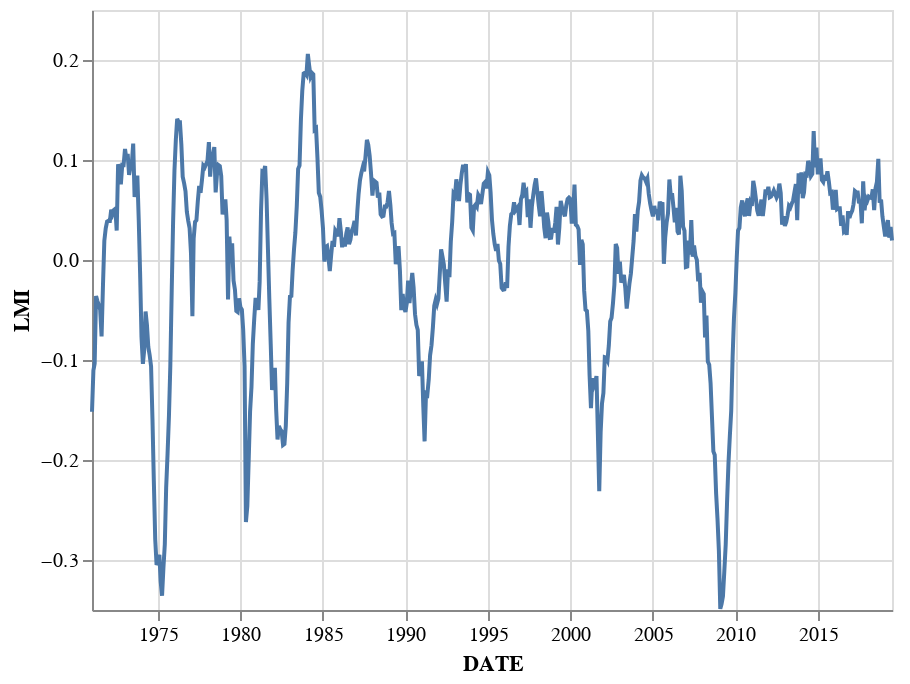

Source (notebook cell):
### Code cell
alt.Chart(labor_market_index.reset_index()).mark_line().encode(
    x='DATE:T',
    y='LMI'
)

### Figure 1 — Vega-Lite specification as saved in the notebook (floating-point values rounded to 4 significant figures; data arrays with more than 128 entries replaced by an {"elided": "..."} marker saying what was removed)
{"$schema": "https://vega.github.io/schema/vega-lite/v3.3.0.json", "config": {"mark": {"tooltip": null}, "view": {"height": 300, "width": 400}}, "data": {"name": "data-611220ba33da7fe0b6ada89fad36ab64"}, "datasets": {"data-611220ba33da7fe0b6ada89fad36ab64": {"elided": "583 records"}}, "encoding": {"x": {"field": "DATE", "type": "temporal"}, "y": {"field": "LMI", "type": "quantitative"}}, "mark": "line"}
